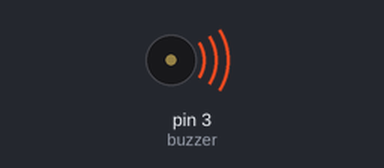
Bench run of a sketch on a simulated Arduino Uno, built with avr-gcc and run on an emulated ATmega328P. Shown: buzzer (waves = sounding).

Above: at 0.5 s.
Timing chart, 0 to 4.6 s (numbered marks = the images above):
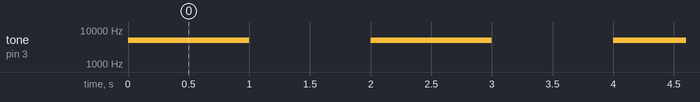

Measured:
- by itself, tone on pin 3 (buzzer): alternates 5000 Hz for 1.0 s and silent for 1.0 s

The sketch:

buzzer.ino
```cpp
const int buzzer = 3; //buzzer to arduino pin 9


void setup(){

  pinMode(buzzer, OUTPUT); // Set buzzer - pin 9 as an output

}

void loop(){
 int i = 0;
 if( i < 5){
  tone(buzzer, 5000); // Send 5KHz sound signal...
  delay(1000);        // ...for 1 sec
  noTone(buzzer);     // Stop sound...
  delay(1000);        // ...for 1sec
  i++;
 }

}
```
